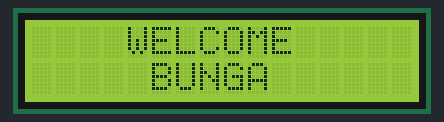
Simulated run of this sketch. Board: Arduino Uno, built with avr-gcc and run on an emulated ATmega328P. Parts: 16×2 character LCD.

Above: at 0.1 s.
At 1.1 s:
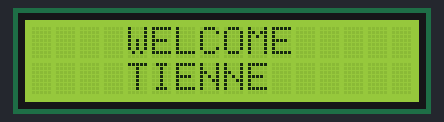

The sketch:

STM_32_SENSOR_LCD.ino
```cpp
//DOWNLOAD LIBRARY
  #include <LiquidCrystal_I2C.h>

//INISIALISASI VARIABEL
  LiquidCrystal_I2C lcd(0x27,16,2);

void setup() {
//BAUDRATE
  Serial.begin(9600);
  lcd.begin();
}

void loop() {
//LOGIKA
  lcd.clear();
  lcd.setCursor(4,0); lcd.print("WELCOME");
  lcd.setCursor(5,1); lcd.print("BUNGA");
  delay(1000);

//LOGIKA 2
  lcd.clear();
  lcd.setCursor(4,0); lcd.print("WELCOME");
  lcd.setCursor(4,1); lcd.print("TIENNE");
  delay(1000);
}
```

Measured:
- what the display in image 1 shows lasts 1.0 s, from 1.1 s to 2.1 s
